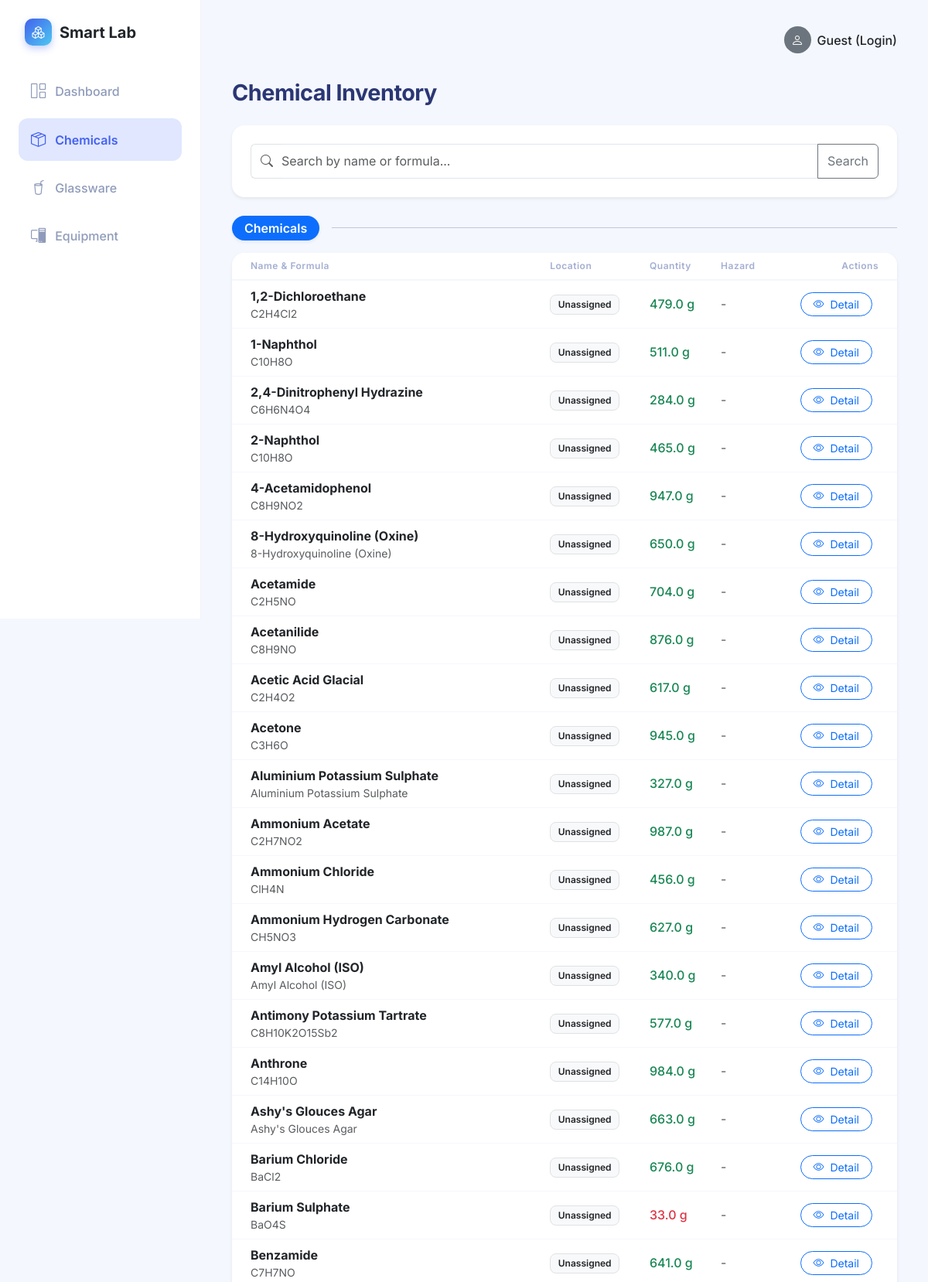
The page /chemicals (upper part) on the database its author committed.
### app.py (models this page shows)
class Chemical(db.Model):
    id = db.Column(db.Integer, primary_key=True)
    name = db.Column(db.String(150), nullable=False)
    formula = db.Column(db.String(100), nullable=False)
    cas_number = db.Column(db.String(50), nullable=True)
    quantity = db.Column(db.Float, nullable=False, default=0.0)
    unit = db.Column(db.String(20), nullable=False)
    location = db.Column(db.String(100), nullable=False)
    expiry_date = db.Column(db.Date, nullable=True)
    hazard_category = db.Column(db.String(100), nullable=True)
    category = db.Column(db.String(50), default='Chemicals') # New: Chemicals, Reagents, Indicators, Miscellaneous
    logs = db.relationship('UsageLog', backref='chemical', lazy=True, cascade="all, delete-orphan")

### app.py (the view)
@app.route('/chemicals')
def chemicals():
    search_query = request.args.get('search', '')
    if search_query:
        chemicals_list = Chemical.query.filter(
            db.or_(
                Chemical.name.ilike(f'%{search_query}%'),
                Chemical.formula.ilike(f'%{search_query}%')
            )
        ).all()
    else:
        chemicals_list = Chemical.query.all()
    grouped_chemicals = {}
    for chem in chemicals_list:
        cat = chem.category or 'Chemicals'
        if cat not in grouped_chemicals:
            grouped_chemicals[cat] = []
        grouped_chemicals[cat].append(chem)
    return render_template('chemicals.html', grouped_chemicals=grouped_chemicals, search_query=search_query)

### templates/chemicals.html (shortened to what this page needs)
{% extends 'base.html' %}
{% block content %}
<div class="d-flex justify-content-between align-items-center mb-4">
    <h2 class="page-title mb-0">Chemical Inventory</h2>
</div>
<div class="card mb-4 shadow-sm">
    <div class="card-body">
        <form action="{{ url_for('chemicals') }}" method="GET" class="d-flex">
            <div class="input-group">
                <span class="input-group-text bg-white border-end-0">
                    <i class="bi bi-search text-muted"></i>
                </span>
                <input type="text" name="search" class="form-control border-start-0 ps-0"
                       placeholder="Search by name or formula..." value="{{ search_query }}">
                <button class="btn btn-outline-secondary" type="submit">Search</button>
            </div>
        </form>
    </div>
</div>
{% for category, chemicals in grouped_chemicals.items() %}
<div class="d-flex align-items-center mb-3 mt-4">
    <span class="badge bg-primary px-3 py-2 fs-6 rounded-pill shadow-sm">{{ category }}</span>
    <hr class="flex-grow-1 ms-3 my-0 opacity-25">
</div>
<div class="card shadow-sm border-0 rounded-4 overflow-hidden mb-5">
    <div class="table-responsive">
        <table class="table table-hover align-middle mb-0">
            <thead class="bg-light bg-opacity-50">
                <tr>
                    <th class="ps-4">Name & Formula</th>
                    <th>Location</th>
                    <th>Quantity</th>
                    <th>Hazard</th>
                    <th class="text-end pe-4">Actions</th>
                </tr>
            </thead>
            <tbody>
                {% for chem in chemicals %}
                <tr>
                    <td class="ps-4">
                        <div class="fw-bold text-dark">{{ chem.name }}</div>
                        <div class="text-muted small">{{ chem.formula }}
                        </div>
                    </td>
                    <td><span class="badge bg-light text-dark border">{{ chem.location }}</span></td>
                    <td>
                        <span class="fw-medium {% if chem.quantity < 50 %}text-danger{% else %}text-success{% endif %}">
                            {{ chem.quantity }} {{ chem.unit }}
                        </span>
                    </td>
                    <td>
                        {% if chem.hazard_category %}
                        <span class="badge bg-warning text-dark">{{ chem.hazard_category }}</span>
                        {% else %}
                        <span class="text-muted">-</span>
                        {% endif %}
                    </td>
                    <td class="text-end pe-4">
                        <div class="btn-group">
                            <a href="{{ url_for('chemical_detail', id=chem.id) }}" class="btn btn-sm btn-outline-primary rounded-pill px-3 me-2">
                                <i class="bi bi-eye me-1"></i> Detail
                            </a>
                        </div>
                    </td>
                </tr>
                {% endfor %}
            </tbody>
        </table>
    </div>
</div>
{% else %}
<div class="card shadow-sm border-0 rounded-4 p-5 text-center text-muted">
    <i class="bi bi-search fs-1 mb-3"></i>
    <h5>No chemicals found matching your search.</h5>
    <p>Try a different keyword or formula.</p>
</div>
{% endfor %}
{% endblock %}

### static/css/style.css (style rules this page uses)
:root { --primary-blue: #4361ee; --primary-hover: #3a56d4; --secondary-color: #e0e7ff; --soft-bg: #f4f7fe; --card-bg: #ffffff; --text-main: #2b3674; --text-muted: #a3aed1; --sidebar-width: 260px; --card-shadow: 0px 18px 40px rgba(112, 144, 176, 0.12); --border-radius: 16px; }
body { background-color: var(--soft-bg); font-family: 'Inter', -apple-system, BlinkMacSystemFont, "Segoe UI", Roboto, "Helvetica Neue", Arial, sans-serif; color: var(--text-main); overflow-x: hidden; }
.card { border: none; border-radius: var(--border-radius); box-shadow: var(--card-shadow); background-color: var(--card-bg); margin-bottom: 1.5rem; }
.card-body { padding: 1.5rem; }
.table th { border-top: none; color: var(--text-muted); font-weight: 600; font-size: 0.75rem; letter-spacing: 0.5px; border-bottom: 2px solid #f4f7fe; }
.table td { vertical-align: middle; border-bottom: 1px solid #f4f7fe; color: #2b3674; }
.badge { padding: 0.5em 0.8em; font-weight: 600; border-radius: 8px; }
.page-title { font-weight: 700; color: var(--text-main); font-size: 1.8rem; letter-spacing: -0.5px; }
.form-control, .form-select { border-radius: 10px; border: 1px solid #e0e5f2; padding: 0.6rem 1rem; color: var(--text-main); }
* { transition: background-color 0.2s ease, border-color 0.2s ease; }
.card { transition: transform 0.4s cubic-bezier(0.34, 1.56, 0.64, 1), box-shadow 0.4s ease !important; }
.btn { transition: all 0.3s cubic-bezier(0.23, 1, 0.32, 1) !important; }
.table tbody tr { transition: background-color 0.2s ease; }
body::before { content: ''; position: fixed; top: 0; left: 0; width: 100%; height: 3px; background: linear-gradient(90deg, var(--primary-blue), #4cc9f0); z-index: 9999; animation: loadBar 0.8s ease-out forwards; transform-origin: left; }

### rows shown on the page
Chemical: category "Chemicals", name "1,2-Dichloroethane", formula "C2H4Cl2", location "Unassigned", quantity "479.0", unit "g"
Chemical: name "1-Naphthol", formula "C10H8O", location "Unassigned", quantity "511.0", unit "g"
Chemical: name "2,4-Dinitrophenyl Hydrazine", formula "C6H6N4O4", location "Unassigned", quantity "284.0", unit "g"
Chemical: name "2-Naphthol", formula "C10H8O", location "Unassigned", quantity "465.0", unit "g"
Chemical: name "4-Acetamidophenol", formula "C8H9NO2", location "Unassigned", quantity "947.0", unit "g"
Chemical: name "8-Hydroxyquinoline (Oxine)", formula "8-Hydroxyquinoline (Oxine)", location "Unassigned", quantity "650.0", unit "g"
Chemical: name "Acetamide", formula "C2H5NO", location "Unassigned", quantity "704.0", unit "g"
Chemical: name "Acetanilide", formula "C8H9NO", location "Unassigned", quantity "876.0", unit "g"
Chemical: name "Acetic Acid Glacial", formula "C2H4O2", location "Unassigned", quantity "617.0", unit "g"
Chemical: name "Acetone", formula "C3H6O", location "Unassigned", quantity "945.0", unit "g"
Chemical: name "Aluminium Potassium Sulphate", formula "Aluminium Potassium Sulphate", location "Unassigned", quantity "327.0", unit "g"
Chemical: name "Ammonium Acetate", formula "C2H7NO2", location "Unassigned", quantity "987.0", unit "g"
Chemical: name "Ammonium Chloride", formula "ClH4N", location "Unassigned", quantity "456.0", unit "g"
Chemical: name "Ammonium Hydrogen Carbonate", formula "CH5NO3", location "Unassigned", quantity "627.0", unit "g"
Chemical: name "Amyl Alcohol (ISO)", formula "Amyl Alcohol (ISO)", location "Unassigned", quantity "340.0", unit "g"
Chemical: name "Antimony Potassium Tartrate", formula "C8H10K2O15Sb2", location "Unassigned", quantity "577.0", unit "g"
Chemical: name "Anthrone", formula "C14H10O", location "Unassigned", quantity "984.0", unit "g"
Chemical: name "Ashy's Glouces Agar", formula "Ashy's Glouces Agar", location "Unassigned", quantity "663.0", unit "g"
Chemical: name "Barium Chloride", formula "BaCl2", location "Unassigned", quantity "676.0", unit "g"
Chemical: name "Barium Sulphate", formula "BaO4S", location "Unassigned", quantity "33.0", unit "g"
Chemical: name "Benzamide", formula "C7H7NO", location "Unassigned", quantity "641.0", unit "g"
